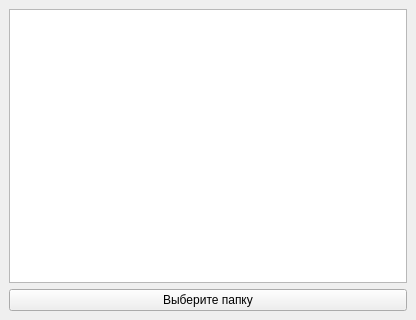
<?xml version="1.0" encoding="UTF-8"?>
<ui version="4.0">
 <class>MainWindow</class>
 <widget class="QMainWindow" name="MainWindow">
  <property name="geometry">
   <rect>
    <x>0</x>
    <y>0</y>
    <width>416</width>
    <height>320</height>
   </rect>
  </property>
  <property name="windowTitle">
   <string>MainWindow</string>
  </property>
  <widget class="QWidget" name="centralwidget">
   <layout class="QVBoxLayout" name="verticalLayout">
    <item>
     <widget class="QListWidget" name="listWidget"/>
    </item>
    <item>
     <widget class="QPushButton" name="btnBrowse">
      <property name="enabled">
       <bool>true</bool>
      </property>
      <property name="text">
       <string>Выберите папку</string>
      </property>
      <property name="iconSize">
       <size>
        <width>16</width>
        <height>16</height>
       </size>
      </property>
     </widget>
    </item>
   </layout>
  </widget>
 </widget>
 <resources/>
 <connections/>
</ui>
